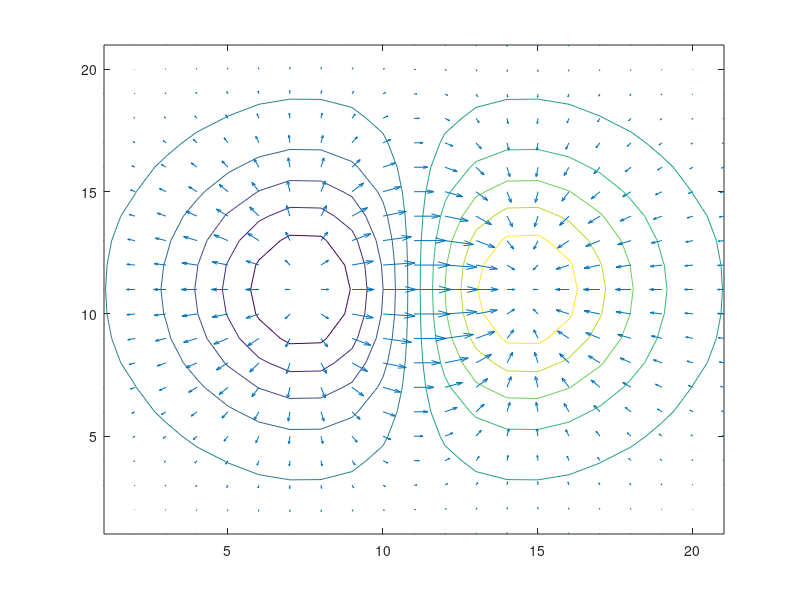

Here is the MATLAB script that generated this plot:
  [x,y] = meshgrid(-2:.2:2, -2:.2:2);
        z = x .* exp(-x.^2 - y.^2);
        [px,py] = gradient(z,.2,.2);
        contour(z), hold on, quiver(px,py), hold off